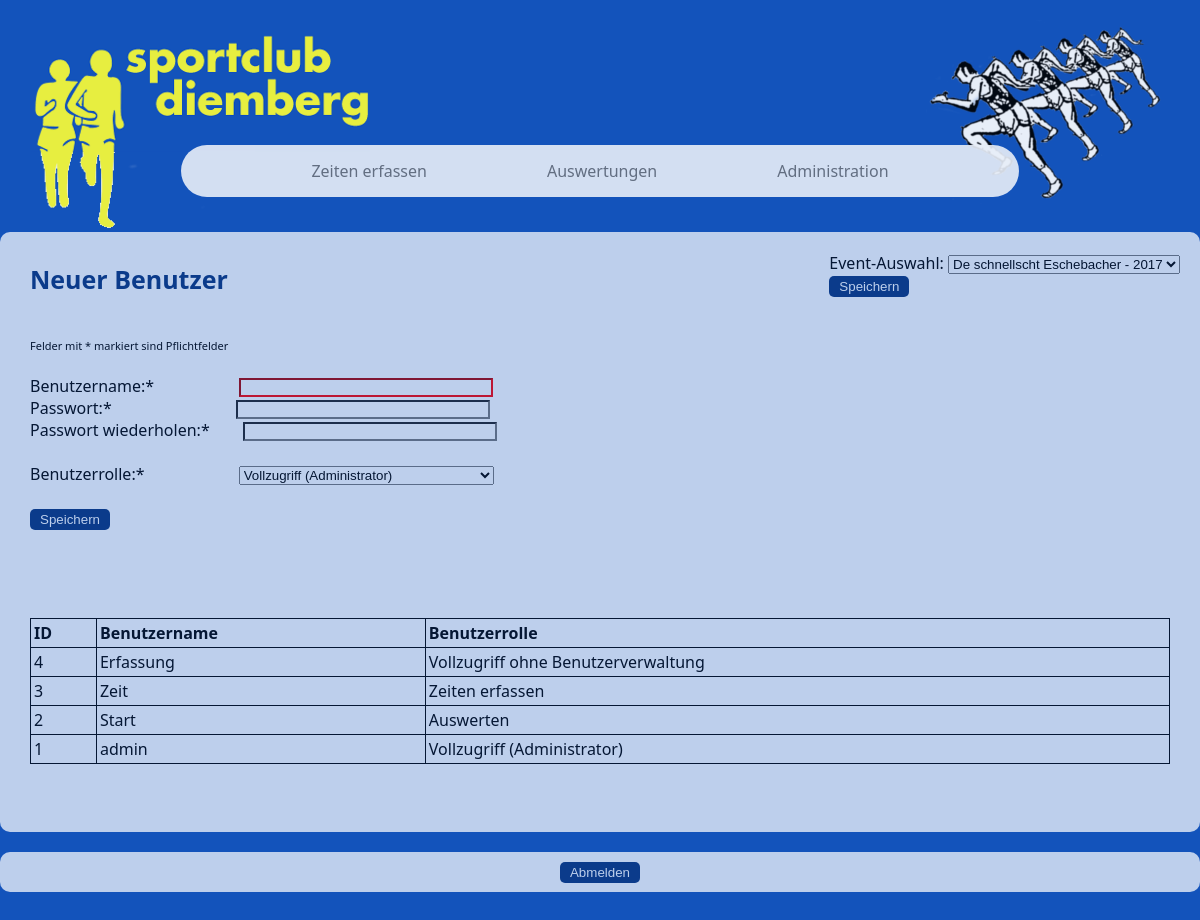
/neuer_benutzer.php (signed in), run on the app's committed database.
### tables this page shows
CREATE TABLE IF NOT EXISTS `user` (
`user_id` int(11) NOT NULL,
  `username` varchar(50) NOT NULL,
  `password` varchar(50) NOT NULL,
  `usertype` int(11) NOT NULL
);

### neuer_benutzer.php (the view, shortened to what this page needs)
<!DOCTYPE html>
<html>
<head>
	<link rel="stylesheet" href="_css/style.css" type="text/css">
	<link rel="stylesheet" href="_css/style_benutzer.css" type="text/css">
	<?php
        include 'php/config.php';
    ?>
</head>
<body onload="setFocus();">
	<div id="sitediv">
		<a><img id="scdiemberg_logo" src="_img/sportclubdiemberg_logo_klein.png"/></a>
		<a><img id="deschnellsteschenbacher_logo" src="_img/deschnellsteschenbacher_logo_klein.png"/></a>
		<?php
			include 'includes/navigation.php';
        ?>
		<div id="content">
			<?php
				include 'includes/event_selection.php';
			?>
			<h1 id="site_title">Neuer Benutzer</h1>
			<form id="form_verwaltung" action="neuer_benutzer.php" method="POST">
				</br><p style="font-size: 11px;">Felder mit * markiert sind Pflichtfelder</p></br>
				Benutzername:*			<input  id="benutzername" type="text" name="benutzername" onblur="colorEmptyField1();" onkeyup="enableSubmitButton();"/></br>
				Passwort:*				<input  id="passwort" type="password" name="passwort" onblur="colorEmptyField2();" onkeyup="enableSubmitButton();"/></br>
				Passwort wiederholen:*	<input  id="passwort_wdh" type="password" name="passwort_wdh" onblur="colorEmptyField3();" onkeyup="enableSubmitButton();"/></br></br>
				Benutzerrolle:*			<select  id="benutzerrolle" type="text" name="benutzerrolle" size="1">
												<option value="1">Vollzugriff (Administrator)</option>
										</select></br></br>
										<input id="speichern_button" type="submit" name="speichern_button_neuer_benutzer" value="Speichern" disabled/>
			</form>
			<?php
				echo "<br><br><br><br>";
				$sql = "SELECT * FROM `user` ORDER BY user_id desc;";
				$res = mysqli_query($db,$sql);
				if(mysqli_num_rows($res) >= 1)
				{
					echo '<table border="1" id="benutzer_tabelle">';
					echo "<tr><th>ID</th><th>Benutzername</th><th>Benutzerrolle</th></tr>";
					while($row = mysqli_fetch_array($res))
					{
						switch($row['usertype'])
						{
							case 1:
								$nutzerrolle = "Vollzugriff (Administrator)";
								break;
							case 2:
								$nutzerrolle = "Vollzugriff ohne Benutzerverwaltung";
								break;
							case 4:
								$nutzerrolle = "Zeiten erfassen";
								break;
							case 5:
								$nutzerrolle = "Auswerten";
								break;
						}
						echo "<tr><td>";
						echo $row['user_id'];
						echo "</td><td>";
						echo $row['username'];
						echo "</td><td>";
						echo $nutzerrolle;
						echo "</td></tr>";
					}
					echo "</table>";
				}
				else
				{
					echo "There was no matching record for the name " . $searchTerm;
				}
			?>
			<br><br>
		</div>
		<div id="footer">
			<center>
				<?php
					include 'includes/logout.php';
				?>
			</center>
		</div>
	</div>
</body>
</html>

### _css/style.css (style rules this page uses)
* { margin: 0px; padding: 0px; text-decoration: none; }
body { font-family: Segoe UI, Verdana, sans-serif; background-color: rgb(19,83,187); background-size: cover; opacity: 0.9; }
input { background-color:white; }
table { border-collapse: collapse; border: 1.5px solid black; min-width: 780px; max-width: 1180px; }
table td { border: 1.5px solid black; padding: 3px; }
table th { padding: 3px; }
#sitediv { min-width: 820px; max-width: 1250px; margin: 0 auto; text-align: center; }
#scdiemberg_logo { position: absolute; top: 30px; left: 30px; }
#deschnellsteschenbacher_logo { position: absolute; top: 20px; right: 30px; }
#content { min-height: 600px; background: white; opacity: 0.8; clear: both; margin-bottom: 20px; border-radius: 10px; z-index: 1; text-align: left; }
#footer { height: 40px; background: white; margin-top: 10px; opacity: 0.8; margin-bottom: 50px; border-radius: 10px; }
#site_title { font-size: 25px; color: rgb(9,51,121); padding-top: 30px; padding-left: 30px; }
#speichern_button { padding: 3px 10px 3px 10px; border: none; background: rgb(9,51,121); color: white; border-radius: 5px; }
#form_verwaltung { padding-left: 30px; padding-top: 20px; }

### _css/style_benutzer.css (style rules this page uses)
#benutzername { width: 250px; margin-left: 81px; }
#passwort { width: 250px; margin-left: 120px; }
#passwort_wdh { width: 250px; margin-left: 29px; }
#benutzerrolle { width: 255px; margin-left: 90px; }
#benutzer_tabelle { width: 95%; margin: 0 auto; }

### data on the page
user: user_id "4", username "Erfassung", usertype "Vollzugriff ohne Benutzerverwaltung"
user: user_id "3", username "Zeit", usertype "Zeiten erfassen"
user: user_id "2", username "Start", usertype "Auswerten"
user: user_id "1", username "admin", usertype "Vollzugriff (Administrator)"

### other printed values
form field event_selection "De schnellscht Eschebacher - 2017"
